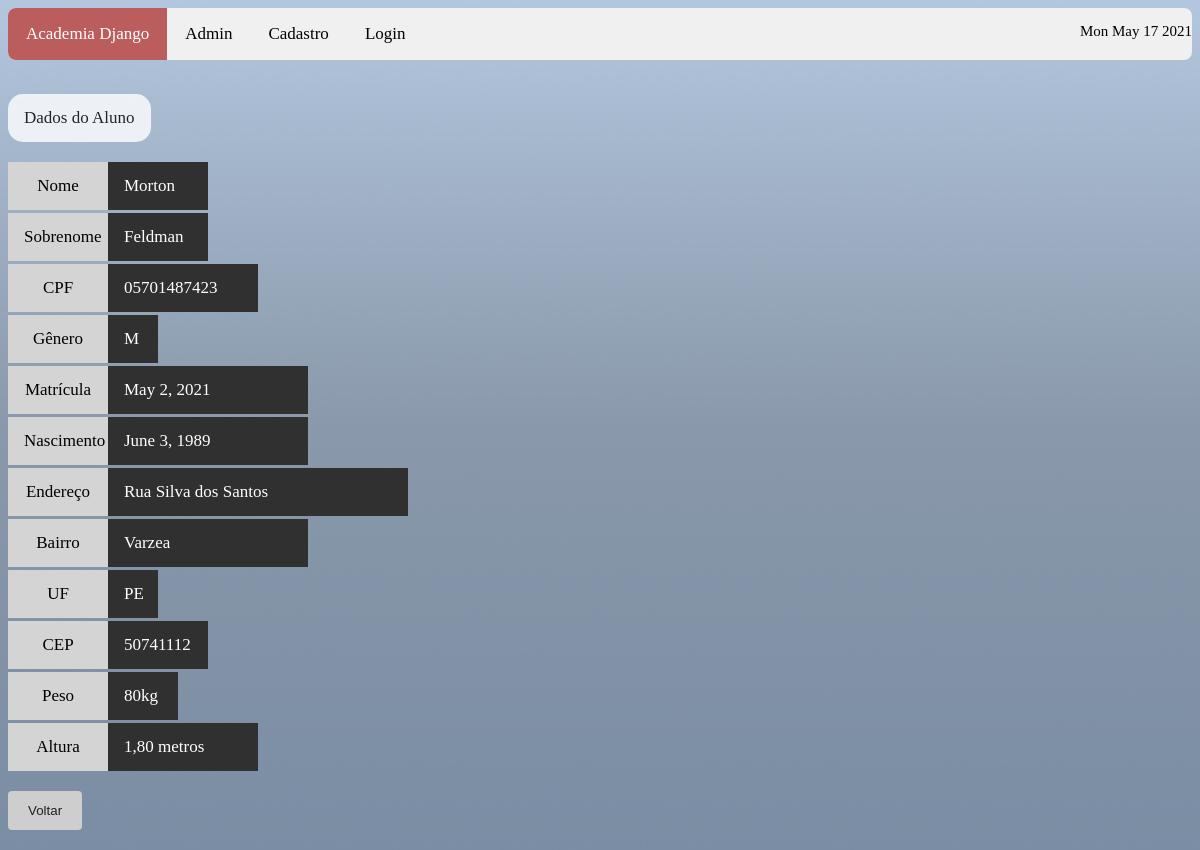
Screenshot of /sistema/visualizar_aluno/1 with the database file from the repository.
### sistema/models.py (models this page shows)
class Aluno(models.Model):
    nome = models.CharField(
        max_length = 200,
        null = False,
        blank = False
    )
    sobrenome = models.CharField(
        max_length = 200,
        null = False,
        blank = False
    )
    data_nascimento = models.DateField(
        null = True,
        blank = True
    )
    telefone = models.CharField(
        max_length = 14,
        null = False,
        blank = False
    )
    cpf = models.CharField(
        max_length = 14,
        null = False,
        blank = False
    )
    endereco = models.CharField(
        max_length = 200,
        null = False,
        blank = False
    )
    bairro = models.CharField(
        max_length = 100,
        null = False,
        blank = False,
        default=None
    )
    cep = models.CharField(
        max_length = 9,
        null = False,
        blank = False
    )
    cidade = models.CharField(
        max_length = 100,
        null = False,
        blank = False
    )
    estado = models.CharField(
        max_length = 2,
        null = False,
        blank = False
    )
    peso = models.CharField(
        max_length = 3,
        null = False,
        blank = False
    )
    altura = models.CharField(
        max_length = 4,
        null = False,
        blank = False
    )
    data_matricula = models.DateField(
        null = True,
        blank = True
    )
    genero_choices = (
        ("F", "Feminino"),
        ("M", "Masculino"),
        ("O", "Outro")
    )
    genero = models.CharField(
        max_length = 1,
        choices = genero_choices,
        null = True,
        blank = True
    )
    objects = models.Manager()

### sistema/views.py (the view)
# urls.py: path('visualizar_aluno/<int:user_id>', views.visualizar_aluno, name='visualizar_aluno'),
def visualizar_aluno(request, user_id):
    if request.method == 'GET':
        alunos = Aluno.objects.filter(id=user_id)
        contexto = {
            'alunos': alunos
        }
    return render(request, 'visualizar_aluno.html', contexto)

### sistema/templates/visualizar_aluno.html (shortened to what this page needs)
{% load static %}
 <!DOCTYPE html>
<html>
<head>
    <link rel="stylesheet" href=" {% static 'css/style.css' %} "/>
</head>
<body>
<div class="topnav">
    <a class="active" href="http://{{request.get_host}}/sistema/inicio">Academia Django</a>
    <a href="http://{{request.get_host}}/admin" target="_blank">Admin</a>
    <a href="http://{{request.get_host}}/sistema/cadastrar_usuario">Cadastro</a>
    <a href="http://{{request.get_host}}/sistema/logar_usuario">Login</a>
<div class="c">
    <p id="demo"></p>
</div>
</div>
<br/><br/>
    <a class="asessao"> Dados do Aluno </a>
<br/><br/><br/><br/>
{% for alunos in alunos %}
<a class="nome1"> Nome </a>
<a class="nome2"> {{alunos.nome}}  </a>
<br/><br/><br/>
<a class="nome1"> Sobrenome </a>
<a class="sobrenome"> {{alunos.sobrenome}}  </a>
<br/><br/><br/>
<a class="nome1"> CPF </a>
<a class="cpf"> {{alunos.cpf}}  </a>
<br/><br/><br/>
<a class="nome1"> Gênero </a>
<a class="genero"> {{alunos.genero}}  </a>
<br/><br/><br/>
<a class="nome1">Matrícula </a>
<a class="matricula"> {{alunos.data_matricula}}  </a>
<br/><br/><br/>
<a class="nome1">Nascimento </a>
<a class="nascimento"> {{alunos.data_nascimento}}  </a>
<br/><br/><br/>
<a class="nome1">Endereço </a>
<a class="endereco"> {{alunos.endereco}}  </a>
<br/><br/><br/>
<a class="nome1">Bairro </a>
<a class="bairro"> {{alunos.bairro}}  </a>
<br/><br/><br/>
<a class="nome1">UF </a>
<a class="estado"> {{alunos.estado}}  </a>
<br/><br/><br/>
<a class="nome1">CEP </a>
<a class="cep"> {{alunos.cep}}  </a>
<br/><br/><br/>
<a class="nome1">Peso </a>
<a class="peso"> {{alunos.peso}}kg  </a>
<br/><br/><br/>
<a class="nome1">Altura </a>
<a class="altura"> {{alunos.altura}} metros  </a>
<br/><br/><br/>
{% endfor %}
<br/>
    <form action="http://{{request.get_host}}/sistema/inicio">
    <input type="submit" value="Voltar">
    </form>
<br/><br/><br/>
</body>
</html>

### sistema/static/css/style.css (style rules this page uses)
body { background: #a9bbd2 url("/static/images/Commonality.png") no-repeat; background-size: cover; font-family: Helvetica Bold; font-size: 15px; }
.c { text-align: right; }
.topnav { overflow: hidden; background-color: #f0f0f0; border-radius: 8px; top: 0; }
.topnav a { float: left; color: #000; text-align: center; padding: 16px 18px; text-decoration: none; font-size: 17px; }
.topnav a.active { background-color: #bb5d5d; color: white; }
input[type=submit] { background-color: #cecece; color: black; padding: 12px 20px; border: none; border-radius: 4px; cursor: pointer; float: left; }
.asessao { background-color: #fff; border-radius: 15px; padding: 14px 16px; text-align: center; float: left; font-size: 17px; opacity: 0.8; }
* { box-sizing: border-box; }
input[type=submit] { background-color: #cecece; color: #202020; padding: 12px 20px; border: none; border-radius: 4px; cursor: pointer; float: left; }
.nome1 { background-color: #d4d4d4;color: #000; width: 100px; padding: 14px 16px; text-align: center; float: left; font-size: 17px; }
.nome2 { background-color: #303030;color: #fff; width: 100px; max-width: 1000px; padding: 14px 16px; text-align: left; float: left; font-size: 17px; }
.sobrenome { background-color: #303030;color: #fff; width: 100px; max-width: 1000px; padding: 14px 16px; text-align: left; float: left; font-size: 17px; }
.cpf { background-color: #303030;color: #fff; width: 150px; padding: 14px 16px; text-align: left; float: left; font-size: 17px; }
.genero { background-color: #303030;color: #fff; width: 50px; padding: 14px 16px; text-align: left; float: left; font-size: 17px; }
.matricula { background-color: #303030;color: #fff; width: 200px; padding: 14px 16px; text-align: left; float: left; font-size: 17px; }
.nascimento { background-color: #303030;color: #fff; width: 200px; max-width: 500px; padding: 14px 16px; text-align: left; float: left; font-size: 17px; }
.endereco { background-color: #303030;color: #fff; width: 300px; max-width: 1000px; padding: 14px 16px; text-align: left; float: left; font-size: 17px; }
.bairro { background-color: #303030;color: #fff; width: 200px; max-width: 800px; padding: 14px 16px; text-align: left; float: left; font-size: 17px; }
.estado { background-color: #303030;color: #fff; width: 50px; padding: 14px 16px; text-align: left; float: left; font-size: 17px; }
.cep { background-color: #303030;color: #fff; width: 100px; padding: 14px 16px; text-align: left; float: left; font-size: 17px; }
.peso { background-color: #303030;color: #fff; width: 70px; padding: 14px 16px; text-align: left; float: left; font-size: 17px; }
.altura { background-color: #303030;color: #fff; width: 150px; padding: 14px 16px; text-align: left; float: left; font-size: 17px; }

### rows the page displays
Aluno: nome "Morton", sobrenome "Feldman", cpf "05701487423", genero "M", data_matricula "May 2, 2021", data_nascimento "June 3, 1989", endereco "Rua Silva dos Santos", bairro "Varzea", estado "PE", cep "50741112", peso "80", altura "1,80"
